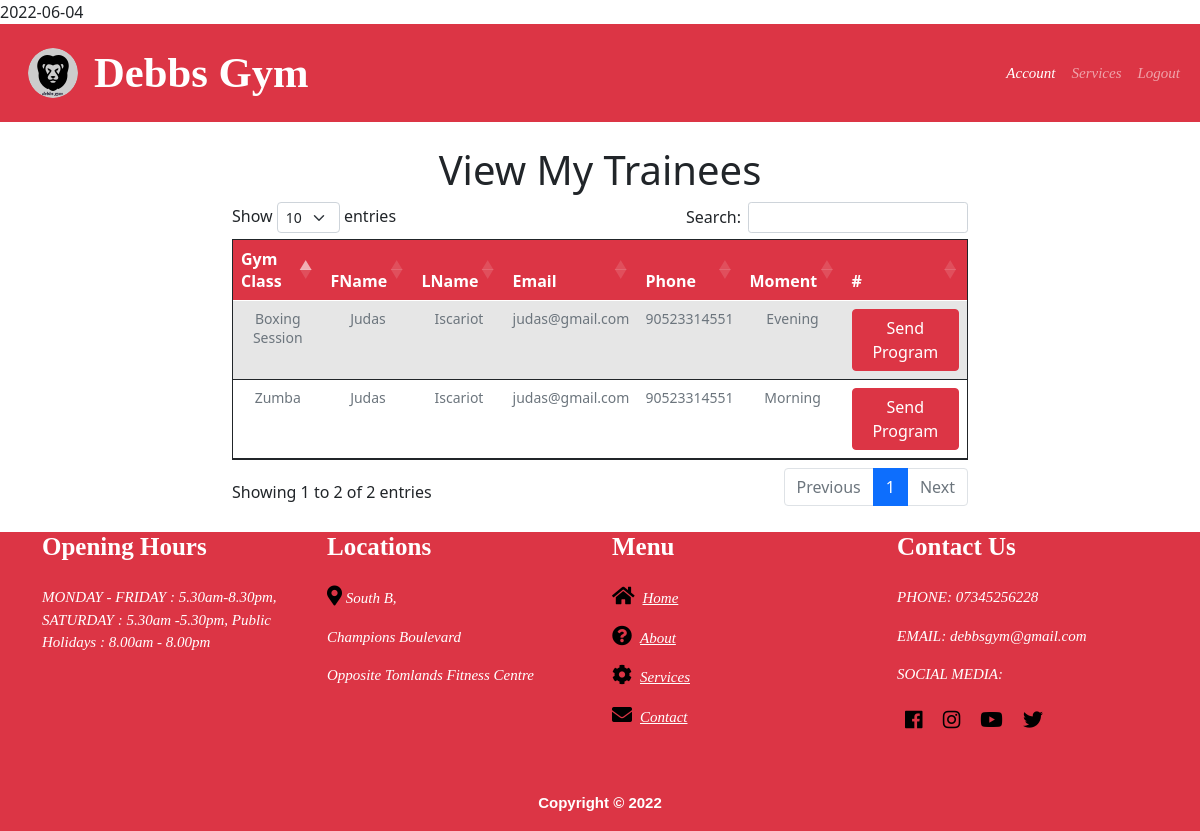
Screenshot of /Trainer/view_trainees.php with the database file from the repository.
### tables this page shows
CREATE TABLE `enrollment` (
  `id` int(11) NOT NULL,
  `class_id` int(11) NOT NULL,
  `user_id` int(11) NOT NULL,
  `moment` varchar(50) NOT NULL,
  `day` date NOT NULL
);

CREATE TABLE `gymclass` (
  `id` int(11) NOT NULL,
  `gym_class_name` varchar(50) NOT NULL,
  `gym_class_desc` varchar(50) NOT NULL,
  `pic_name` varchar(80) NOT NULL,
  `trainer_id` int(11) NOT NULL
);

CREATE TABLE `users` (
  `id` int(11) NOT NULL,
  `fname` varchar(30) NOT NULL,
  `lname` varchar(30) NOT NULL,
  `phone` varchar(30) NOT NULL,
  `email` varchar(30) NOT NULL,
  `pass` varchar(60) NOT NULL,
  `gender` varchar(30) NOT NULL,
  `role` varchar(30) NOT NULL,
  `pic_name` varchar(80) NOT NULL,
  `date_created` timestamp NOT NULL DEFAULT current_timestamp() ON UPDATE current_timestamp()
);

### includes/enrollment.php (called while the page is built, shortened)
<?php
class Enrollment{
        private $dbConn;
        public function __construct(){
                $db = new DBConnect();
                $this->dbConn =  $db->open_connection();
        }
        public function viewEnrollmentsByTrainerId($trainer_id,$custom_date){
                $stmt = $this->dbConn->prepare('SELECT enrollment.id, gymclass.gym_class_name,users.fname,users.lname,users.email, users.phone,enrollment.moment,enrollment.user_id FROM enrollment INNER JOIN users ON enrollment.user_id=users.id INNER JOIN gymclass ON enrollment.class_id = gymclass.id WHERE gymclass.trainer_id = :trainer_id AND enrollment.day = :custom_date');
                $stmt->execute(['trainer_id'=> $trainer_id,'custom_date'=>$custom_date]);
                $all_classes = $stmt->fetchAll(PDO::FETCH_ASSOC);
                return $all_classes;
        }
}
?>

### includes/connection.php (called while the page is built, shortened)
<?php
class DBConnect{
      private $host = 'localhost';
      private $dbname = 'isdb';
      private $user = 'root';
      private $pass = "";
      public function open_connection(){
        try{
                $this->conn = new PDO('mysql:host=' .$this->host .';dbname=' .$this->dbname, $this->user,$this->pass);
                $this->conn->setAttribute(PDO::ATTR_ERRMODE,PDO::ERRMODE_EXCEPTION);
	        $this->conn->setAttribute( PDO::ATTR_EMULATE_PREPARES, false );
	        return $this->conn;
              }catch(PDOException $e){
                echo "Connection failed: " . $e->getMessage();
              }
      }
}
?>

### public/Trainer/view_trainees.php (the view, shortened to what this page needs)
<?php
$enrollment = new Enrollment();
$day = date('Y-m-d');
$day_enrollment = $enrollment->viewEnrollmentsByTrainerId(6,$day);
?>
<!DOCTYPE html>
<html lang="en">
  <head>
    <link
      href="https://cdn.jsdelivr.net/npm/bootstrap@5.0.0-beta1/dist/css/bootstrap.min.css"
      rel="stylesheet"
    />
     <link
     rel="stylesheet"
     href="https://use.fontawesome.com/releases/v5.0.13/css/all.css"
   />
   <link rel="stylesheet" href="https://cdn.datatables.net/1.12.1/css/dataTables.bootstrap5.min.css"/>
    <link rel="stylesheet" href="../css/style.css" />
  </head>
<body>
    <nav class="navbar navbar-expand-sm navbar-dark bg-danger">
      <div class="container-fluid">
                <a href="../index.php"
                ><img
                id="logo"
                class="rounded-circle m-3"
                src="../images/lion-50.png"
                alt="logo"
                        /></a>
                <a class="navbar-brand" href="#">Debbs Gym</a>
                <div class="collapse navbar-collapse" id="navbarNav">
                        <ul class="navbar-nav ms-auto">
                                <li class="nav-item">
                                <a class="nav-link active" href="trainer_account.php">Account</a>
                                </li>
                                <li class="nav-item">
                                <a class="nav-link" href="view_services.php">Services</a>
                                </li>
                                <li class="nav-item">
                                  <a
                                    class="nav-link "
                                    aria-current="page"
                                    href="../logout.php"
                                    >Logout</a
                                  >
                                </li>
                        </ul>
                </div>
        </div>
    </nav>
    <section class="table-section mt-4 mb-4">
        <div class="container">
                <div class="row">
                          <h1 id="form-header" class="text-center">View My Trainees</h1>
                        <div class="col-md-8 m-auto">
                                <table id="service-table" class="table table-striped border border-dark">
                                        <thead class="text-white bg-danger text-center">
                                                <tr>
                                                        <th id="table-heading" scope="col">Gym Class</th>
                                                        <th id="table-heading" scope="col">FName</th>
                                                        <th id="table-heading" scope="col">LName</th>
                                                        <th id="table-heading" scope="col">Email</th>
                                                        <th id="table-heading" scope="col">Phone</th>
                                                        <th id="table-heading" scope="col">Moment</th>
                                                        <th id="table-heading" scope="col">#</th>
                                                </tr>
                                        </thead>
                                        <tbody class="text-center">
                                                <?php
                                                foreach($day_enrollment  as $de){
                                                echo "<tr class ='col'>
                                                <td class='form-text'>$de[gym_class_name]</td>
                                                <td class='form-text' >$de[fname]</td>
                                                <td class='form-text' >$de[lname]</td>
                                                <td class='form-text' >$de[email]</td>
                                                <td class='form-text' >$de[phone]</td>
                                                <td class='form-text' >$de[moment]</td>
                                                <td ><a class='btn btn-danger' href='send_mail.php?user_id=$de[user_id]'>Send Program</a></td>
                                                </tr>"
                                                ;
                                                }
                                                ?>
                                        </tbody>
                                </table>
                        </div>
                </div>
        </div>
    </section>
    <footer id="main-footer" class="bg-danger text-white">
      <div class="container">
        <div class="first-row row mb-4">
          <div class="col-md-3 mb-4">
            <h4 class="mb-4">Opening Hours</h4>
            <small class="text"> MONDAY - FRIDAY : 5.30am-8.30pm, </small>
            <small class="text"> SATURDAY : 5.30am -5.30pm, </small>
            <small class="text">Public Holidays : 8.00am - 8.00pm </small>
          </div>
          <div class="col-md-3 text-left text-white mb-4">
            <h4 class="mb-4">Locations</h4>
            <p><i class="fas fa-map-marker-alt"></i> South B,</p>
            <p>Champions Boulevard</p>
            <p>Opposite Tomlands Fitness Centre</p>
          </div>
          <div class="col-md-3 mb-4">
            <h4 class="mb-4">Menu</h4>
            <p>
              <i class="fa fa-home"></i
              ><a href="../index.php" class="text-white p-2">Home</a>
            </p>
            <p>
              <i class="fas fa-question-circle"></i
              ><a href="../about.php" class="text-white p-2">About</a>
            </p>
            <p>
              <i class="fa fa-cog"></i
              ><a href="../our_services.html" class="text-white p-2">Services</a>
            </p>
            <p>
              <i class="fa fa-envelope"></i
              ><a href="../contact_us.php" class="text-white p-2">Contact</a>
            </p>
          </div>
          <div class="col-md-3 mb-4">
            <h4 class="mb-4">Contact Us</h4>
            <p>PHONE: 07345256228</p>
            <p>EMAIL: debbsgym@gmail.com</p>
            <p>SOCIAL MEDIA:</p>
            <i class="fab fa-facebook p-2"></i>
            <i class="fab fa-instagram p-2"></i>
            <i class="fab fa-youtube p-2"></i>
            <i class="fab fa-twitter p-2"></i>
          </div>
        </div>
        <div class="row second-row text-center">
          <div class="col-md-12 ml-auto">
            <p class="lead">
              Copyright &copy;
              <span id="year"></span>
            </p>
          </div>
        </div>
      </div>
    </footer>
  </body>
</html>
</body>
</html>

### public/css/style.css (style rules this page uses)
html, body { min-height: 100vh; display: flex; flex-direction: column; }
#main-footer { margin-top: auto; }
.navbar-brand { font-family: "Brush Script MT", cursive; font-weight: bold; font-size: 32pt; }
.nav-item a { font-family: "Times New Roman", sans-serif; font-style: italic; font-size: 15px; }
.fitness-image-slider .center-text h1, i { font-size: 40px; }
#owner p, small { font-family: "Times New Roman", Times, serif; font-size: 15px; }
#main-footer .first-row h4 { font-family: "Times New Roman", sans-serif; font-size: 25px; font-weight: bold; }
#main-footer .first-row p { font-family: "Times New Roman", sans-serif; font-size: 15px; font-style: italic; }
#main-footer .first-row i { font-size: 20px; color: black; }
#main-footer .first-row small { font-family: "Times New Roman", sans-serif; font-style: italic; font-size: 15px; }
#main-footer .second-row p { font-family: "Helvetica", sans-serif; font-weight: bold; font-size: 15px; }

### rows the page displays
enrollment: class.gym_class_name "Boxing Session", user.fname "Judas", user.lname "Iscariot", user.email "judas@gmail.com", user.phone "90523314551", moment "Evening"
enrollment: class.gym_class_name "Zumba", user.fname "Judas", user.lname "Iscariot", user.email "judas@gmail.com", user.phone "90523314551", moment "Morning"
